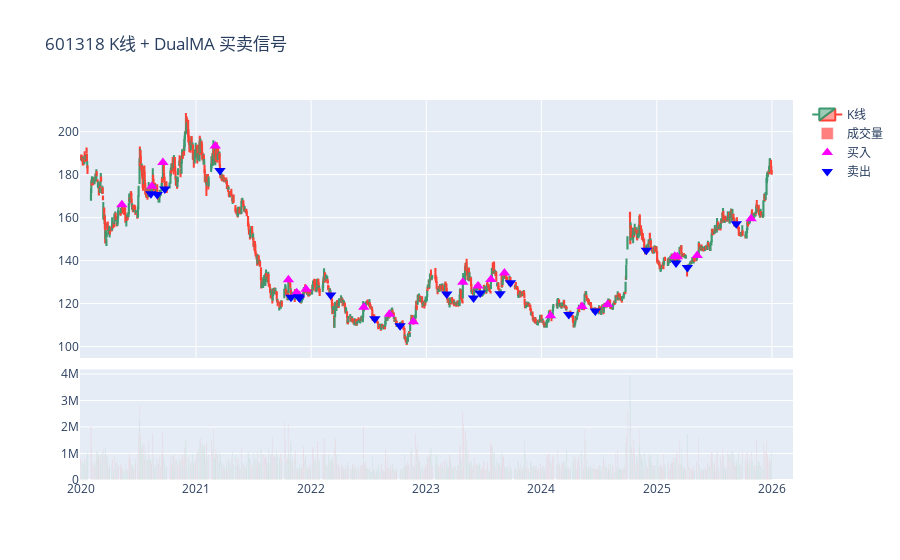

Here is the notebook cell this chart was saved with:
### Markdown cell above
## 6. K 线图 + 买卖点标注

选择一只股票，用 Plotly 绘制交互式 K 线图并标注策略的买卖点。

### Code cell
# 选取第一只股票展示 K 线
show_code = STOCK_CODES[2]
show_df = stock_data[show_code].copy()

# 过滤出该股票的交易记录
trades_df = result.trade_log
if not trades_df.empty:
    code_trades = trades_df[trades_df["code"] == show_code].copy()
    code_trades["date"] = pd.to_datetime(code_trades["date"])
else:
    code_trades = pd.DataFrame()

# 用 Plotly 绘制 K 线（含买卖点）
plot_plotly = PlotEngine(backend="plotly")
plot_plotly.plot_kline(show_df, trades=code_trades, title=f"{show_code} K线 + DualMA 买卖信号")

### Figure 1 — Plotly figure (JSON) as saved in the notebook; plotly's stock layout.template omitted (floating-point values rounded to 4 significant figures; data arrays with more than 128 entries replaced by an {"elided": "..."} marker saying what was removed)
{"data": [{"close": {"elided": "1455 float values"}, "high": {"elided": "1455 float values"}, "low": {"elided": "1455 float values"}, "name": "K线", "open": {"elided": "1455 float values"}, "type": "candlestick", "x": {"elided": "1455 str values"}, "xaxis": "x", "yaxis": "y"}, {"marker": {"color": {"elided": "1455 str values"}}, "name": "成交量", "opacity": 0.5, "type": "bar", "x": {"elided": "1455 str values"}, "xaxis": "x2", "y": {"elided": "1455 int values"}, "yaxis": "y2"}, {"marker": {"color": "magenta", "size": 10, "symbol": "triangle-up"}, "mode": "markers", "name": "买入", "type": "scatter", "x": ["2020-05-11T00:00:00.000000", "2020-08-14T00:00:00.000000", "2020-09-18T00:00:00.000000", "2021-03-03T00:00:00.000000", "2021-10-21T00:00:00.000000", "2021-11-16T00:00:00.000000", "2021-11-24T00:00:00.000000", "2021-12-16T00:00:00.000000", "2022-06-17T00:00:00.000000", "2022-09-06T00:00:00.000000", "2022-11-21T00:00:00.000000", "2023-04-27T00:00:00.000000", "2023-06-14T00:00:00.000000", "2023-07-25T00:00:00.000000", "2023-09-06T00:00:00.000000", "2024-01-30T00:00:00.000000", "2024-05-09T00:00:00.000000", "2024-07-29T00:00:00.000000", "2025-02-27T00:00:00.000000", "2025-03-07T00:00:00.000000", "2025-05-09T00:00:00.000000", "2025-10-27T00:00:00.000000"], "xaxis": "x", "y": [166.0, 174.6, 185.6, 193.4, 131.1, 125.0, 123.8, 126.7, 118.3, 115.1, 111.5, 129.9, 128.2, 131.2, 134.2, 114.3, 118.6, 119.6, 142.1, 141.8, 142.3, 159.5], "yaxis": "y"}, {"marker": {"color": "blue", "size": 10, "symbol": "triangle-down"}, "mode": "markers", "name": "卖出", "type": "scatter", "x": ["2020-08-11T00:00:00.000000", "2020-08-31T00:00:00.000000", "2020-09-24T00:00:00.000000", "2021-03-18T00:00:00.000000", "2021-10-29T00:00:00.000000", "2021-11-22T00:00:00.000000", "2021-11-25T00:00:00.000000", "2022-03-04T00:00:00.000000", "2022-07-22T00:00:00.000000", "2022-10-10T00:00:00.000000", "2023-03-07T00:00:00.000000", "2023-05-31T00:00:00.000000", "2023-06-21T00:00:00.000000", "2023-08-23T00:00:00.000000", "2023-09-25T00:00:00.000000", "2024-03-28T00:00:00.000000", "2024-06-20T00:00:00.000000", "2024-11-29T00:00:00.000000", "2025-03-03T00:00:00.000000", "2025-04-08T00:00:00.000000", "2025-09-10T00:00:00.000000"], "xaxis": "x", "y": [171.1, 170.8, 173.3, 181.9, 122.9, 123.2, 122.6, 124.0, 112.9, 109.7, 124.4, 122.6, 124.9, 124.5, 129.7, 114.9, 116.5, 144.7, 138.9, 136.8, 157.2], "yaxis": "y"}], "layout": {"title": {"text": "601318 K线 + DualMA 买卖信号"}, "xaxis": {"anchor": "y", "domain": [0, 1], "matches": "x2", "rangeslider": {"visible": false}, "showticklabels": false}, "xaxis2": {"anchor": "y2", "domain": [0, 1]}, "yaxis": {"anchor": "x", "domain": [0.321, 1.0]}, "yaxis2": {"anchor": "x2", "domain": [0, 0.291]}}}
